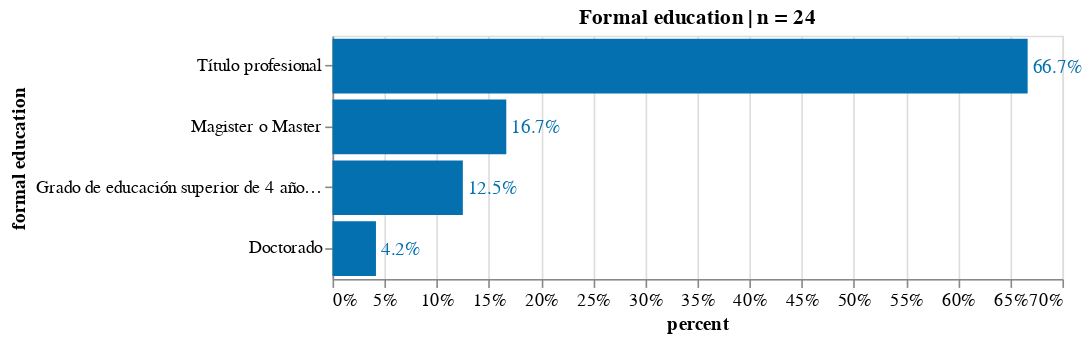

Here is the notebook cell this chart was saved with:
### Code cell
source = count_freq_labels(df, X="formal education") 
title = 'Formal education | n = '+ source['counts'].sum().astype(str)
X, Y = 'percent:Q', 'formal education:N'
w, h= 450, 150
txs, ls, ts = 12, 11, 12

chart_formal_education= simple_per_bar(
    source, title=title, X=X, Y=Y,\
    width=w, height=h, \
    text_size = txs, label_size = ls, title_size=ts)
chart_formal_education.display(renderer='svg')

### Figure 1 — Vega-Lite specification as saved in the notebook (floating-point values rounded to 4 significant figures)
{"config": {"view": {"continuousWidth": 400, "continuousHeight": 300}, "axis": {"labelFontSize": 11, "titleFontSize": 12}}, "layer": [{"mark": "bar", "encoding": {"color": {"condition": {"value": "orange", "test": "(datum.emotion === null)"}, "value": "#0570b0"}, "x": {"type": "quantitative", "axis": {"format": ".0%"}, "field": "percent"}, "y": {"type": "nominal", "field": "formal education", "sort": "-x"}}, "title": "Formal education | n = 24"}, {"mark": {"type": "text", "align": "left", "baseline": "middle", "dx": 3, "fontSize": 12}, "encoding": {"color": {"condition": {"value": "orange", "test": "(datum.emotion === null)"}, "value": "#0570b0"}, "text": {"type": "quantitative", "field": "percent", "format": ".1%"}, "x": {"type": "quantitative", "axis": {"format": ".0%"}, "field": "percent"}, "y": {"type": "nominal", "field": "formal education", "sort": "-x"}}, "title": "Formal education | n = 24"}], "data": {"name": "data-f7bb62e7c5615f7d3bfb60c255d053ca"}, "height": 150, "width": 450, "$schema": "https://vega.github.io/schema/vega-lite/v4.8.1.json", "datasets": {"data-f7bb62e7c5615f7d3bfb60c255d053ca": [{"counts": 16, "formal education": "Título profesional", "percent": 0.6667}, {"counts": 4, "formal education": "Magister o Master", "percent": 0.1667}, {"counts": 3, "formal education": "Grado de educación superior de 4 años o más", "percent": 0.125}, {"counts": 1, "formal education": "Doctorado", "percent": 0.04167}]}}
